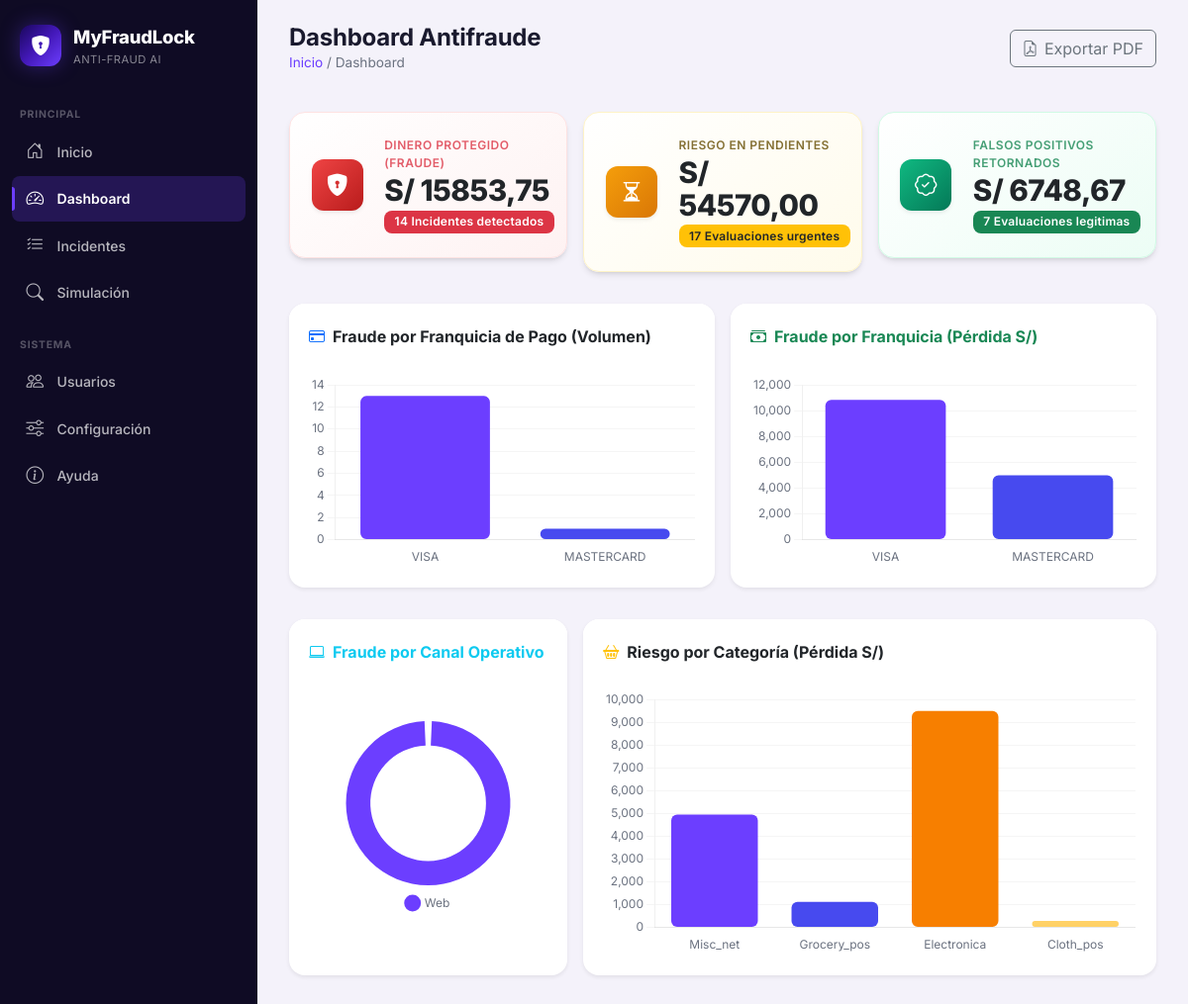
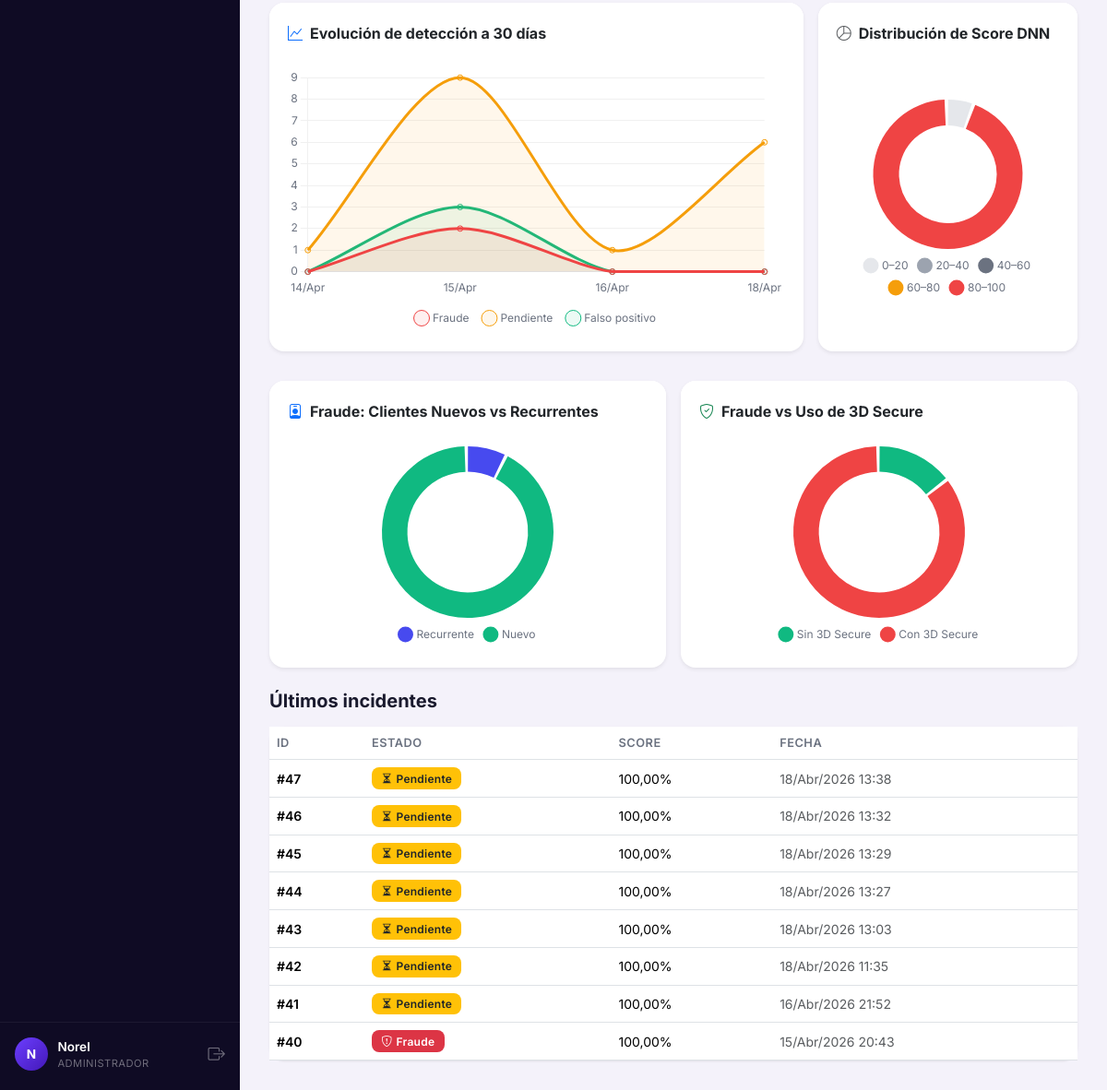
The page /api/dashboard/ (signed in) on the database as committed earlier (2 pictures, top to bottom).
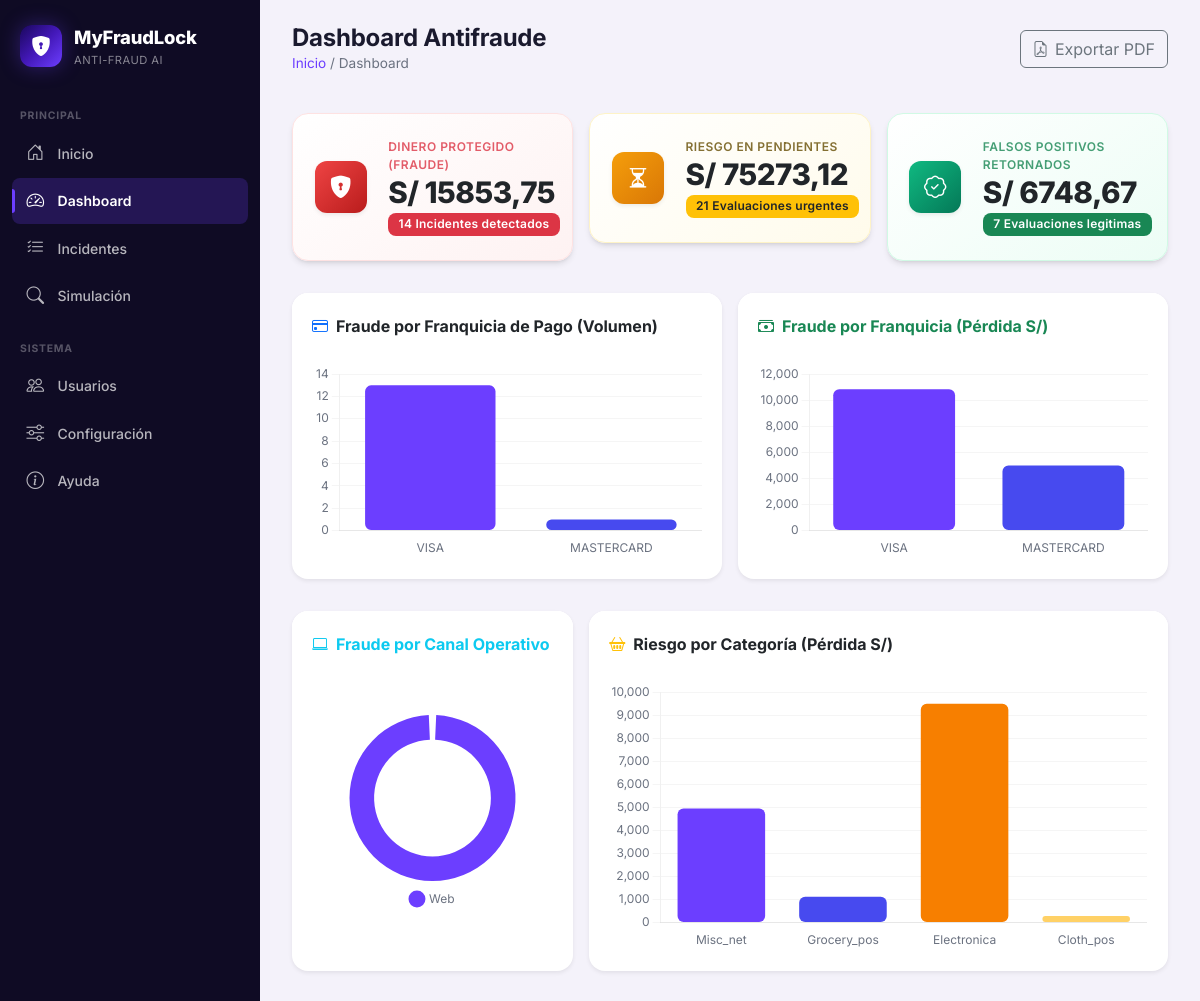
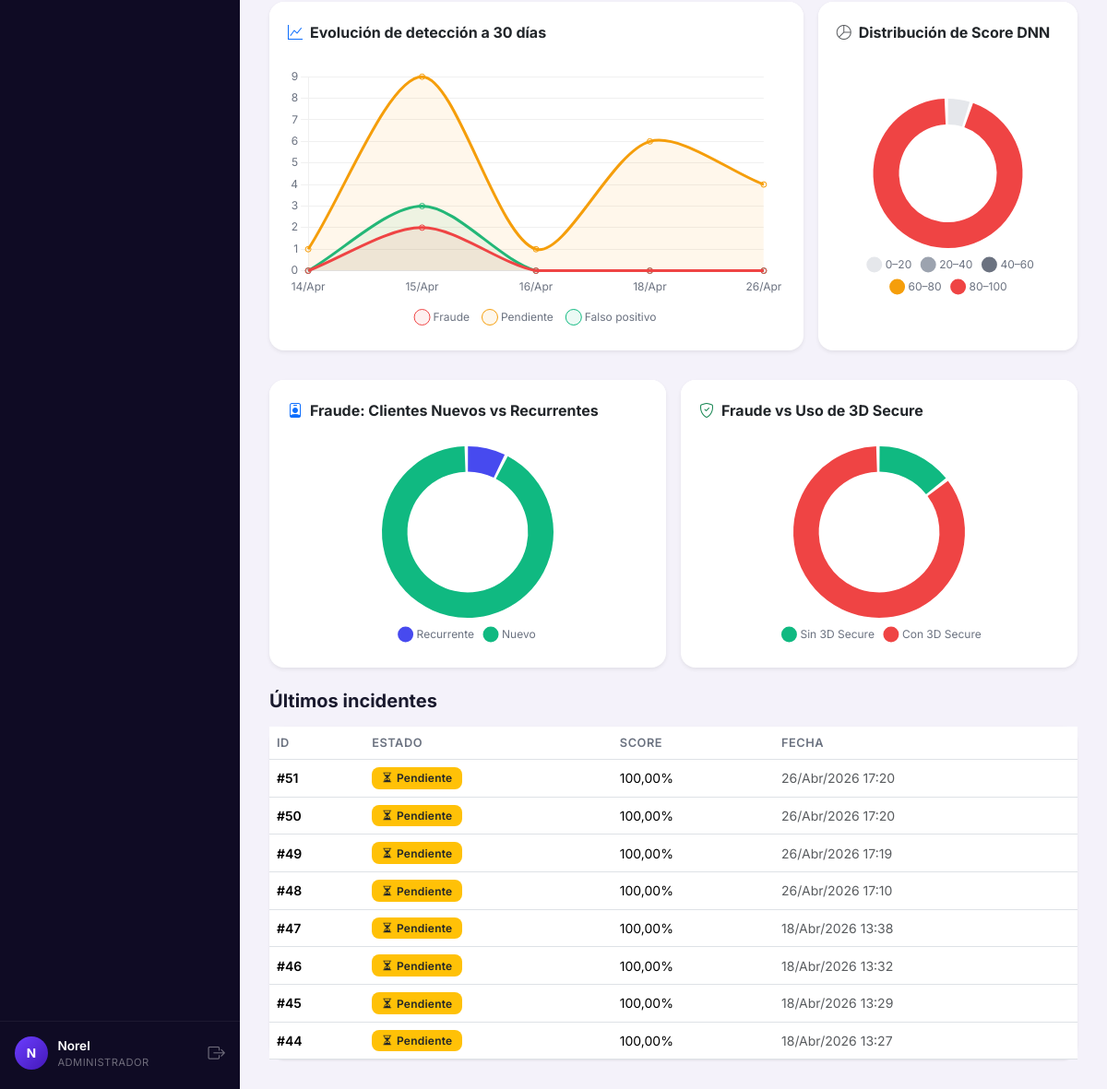
The same page on the database as committed later (2 pictures, top to bottom).
### api/models.py (models this page shows, shortened)
class Incidente(models.Model):
    id_incidente = models.AutoField(primary_key=True)
    gestionado_por = models.ForeignKey(
        'Usuario', on_delete=models.SET_NULL, null=True, blank=True,
        related_name='incidentes_gestionados'
    )
    id_transaccion = models.OneToOneField(
        'Transaccion', on_delete=models.CASCADE
    )
    comentario = models.TextField(null=True, blank=True)
    estado = models.CharField(max_length=20, default='Pendiente')
    es_fraude = models.BooleanField(default=False)
    fecha = models.DateTimeField(auto_now_add=True)
    score_riesgo = models.DecimalField(
        max_digits=5, decimal_places=2, null=True, blank=True
    )
    explicabilidad = models.JSONField(null=True, blank=True)

### api/views.py (the view)
# urls.py: path('dashboard/', dashboard_view, name='dashboard'),
@usuario_login_required
@require_roles('GERENTE')
def dashboard_view(request):
    pendientes_count = Incidente.objects.filter(estado="Pendiente").count()
    confirmados_qs = Incidente.objects.filter(estado="Fraude confirmado")
    falsos_qs = Incidente.objects.filter(estado="Falso positivo")
    confirmados = confirmados_qs.count()
    falsos = falsos_qs.count()
    dinero_protegido = confirmados_qs.aggregate(total=Sum('id_transaccion__importe'))['total'] or 0.0
    dinero_falso_pos = falsos_qs.aggregate(total=Sum('id_transaccion__importe'))['total'] or 0.0
    dinero_en_riesgo = Incidente.objects.filter(estado="Pendiente").aggregate(total=Sum('id_transaccion__importe'))['total'] or 0.0
    recientes = Incidente.objects.order_by("-fecha")[:8]
    qs_brand = (
        Incidente.objects.filter(estado="Fraude confirmado")
        .values("id_transaccion__card_brand")
        .annotate(n=Count("id_incidente"), total_monto=Sum("id_transaccion__importe"))
        .order_by("-n")
    )
    labels_brand = [(r["id_transaccion__card_brand"] or "Desconocida").upper() for r in qs_brand]
    data_brand = [r["n"] for r in qs_brand]
    data_brand_money = [float(r["total_monto"] or 0) for r in qs_brand]
    qs_channel = (
        Incidente.objects.filter(estado="Fraude confirmado")
        .values("id_transaccion__payment_channel")
        .annotate(n=Count("id_incidente"))
        .order_by("-n")
    )
    labels_channel = [(r["id_transaccion__payment_channel"] or "Web").capitalize() for r in qs_channel]
    data_channel = [r["n"] for r in qs_channel]
    qs_cat = (
        Incidente.objects.filter(estado="Fraude confirmado")
        .values("id_transaccion__category")
        .annotate(n=Count("id_incidente"), total_monto=Sum("id_transaccion__importe"))
        .order_by("-n")
    )
    labels_cat = [(r["id_transaccion__category"] or "Otros").capitalize() for r in qs_cat]
    data_cat = [r["n"] for r in qs_cat]
    data_cat_money = [float(r["total_monto"] or 0) for r in qs_cat]
    qs_new = (
        Incidente.objects.filter(estado="Fraude confirmado")
        .values("id_transaccion__is_new_customer")
        .annotate(n=Count("id_incidente"))
    )
    labels_newcust = []
    data_newcust = []
    for r in qs_new:
        labels_newcust.append("Nuevo" if r["id_transaccion__is_new_customer"] else "Recurrente")
        data_newcust.append(r["n"])
    qs_3ds = (
        Incidente.objects.filter(estado="Fraude confirmado")
        .values("id_transaccion__eci_code")
        .annotate(n=Count("id_incidente"))
    )
    labels_3ds = []
    data_3ds = []
    for r in qs_3ds:
        is_3ds = r["id_transaccion__eci_code"] in [2, 5]
        label = "Con 3D Secure" if is_3ds else "Sin 3D Secure"
        if label in labels_3ds:
            data_3ds[labels_3ds.index(label)] += r["n"]
        else:
            labels_3ds.append(label)
            data_3ds.append(r["n"])
    buckets = [(0, 20), (20, 40), (40, 60), (60, 80), (80, 100)]
    bucket_labels = ["0–20", "20–40", "40–60", "60–80", "80–100"]
    bucket_counts = []
    for lo, hi in buckets:
        if hi < 100:
            c = Incidente.objects.filter(score_riesgo__gte=lo, score_riesgo__lt=hi).count()
        else:
            c = Incidente.objects.filter(score_riesgo__gte=lo, score_riesgo__lte=hi).count()
        bucket_counts.append(c)
    tz_info = timezone.get_current_timezone()
    since = timezone.now() - timezone.timedelta(days=29)
    daily = (
        Incidente.objects.filter(fecha__date__gte=since.date())
        .annotate(d=TruncDate("fecha", tzinfo=tz_info))
        .values("d", "estado")
        .annotate(n=Count("id_incidente"))
        .order_by("d")
    )
    dates = sorted({row["d"] for row in daily})
    date_labels = [d.strftime("%d/%b") for d in dates]
    estados = ["Pendiente", "Fraude confirmado", "Falso positivo"]
    series = {e: [0] * len(dates) for e in estados}
    index = {d: i for i, d in enumerate(dates)}
    for row in daily:
        series[row["estado"]][index[row["d"]]] = row["n"]
    ctx = {
        "pendientes": pendientes_count,
        "confirmados": confirmados,
        "falsos": falsos,
        "dinero_protegido": round(dinero_protegido, 2),
        "dinero_falso_pos": round(dinero_falso_pos, 2),
        "dinero_en_riesgo": round(dinero_en_riesgo, 2),
        "recientes": recientes,
        "labels_brand": json.dumps(labels_brand),
        "data_brand": json.dumps(data_brand),
        "data_brand_money": json.dumps(data_brand_money),
        "labels_channel": json.dumps(labels_channel),
        "data_channel": json.dumps(data_channel),
        "labels_cat": json.dumps(labels_cat),
        "data_cat": json.dumps(data_cat),
        "data_cat_money": json.dumps(data_cat_money),
        "bucket_labels": json.dumps(bucket_labels),
        "bucket_counts": json.dumps(bucket_counts),
        "date_labels": json.dumps(date_labels),
        "serie_pendiente": json.dumps(series["Pendiente"]),
        "serie_fraude": json.dumps(series["Fraude confirmado"]),
        "serie_fp": json.dumps(series["Falso positivo"]),
        "labels_newcust": json.dumps(labels_newcust),
        "data_newcust": json.dumps(data_newcust),
        "labels_3ds": json.dumps(labels_3ds),
        "data_3ds": json.dumps(data_3ds),
    }
    return render(request, "api/dashboard.html", ctx)

### api/context_processors.py (called while the page is built)
def current_usuario(request):
    uid = request.session.get('usuario_id')
    usuario = None
    if uid:
        try:
            usuario = Usuario.objects.get(pk=uid, activo=True)
        except Usuario.DoesNotExist:
            pass
    return {"current_usuario": usuario}

### templates/api/dashboard.html (shortened to what the changed rows need)
{% extends "api/base.html" %}
{% load tz %}
{% block content %}
<div class="page-head animate-in">
    <div>
        <h1>Dashboard Antifraude</h1>
    </div>
</div>
<div class="row g-3 animate-in delay-1 mt-2">
    <div class="col-md-4">
        <div class="dash-kpi" style="background: linear-gradient(145deg, #ffffff, #fffbeb); border: 1px solid #fef3c7;">
            <div class="ms-2">
                <div class="dash-kpi-label text-warning-emphasis fw-semibold text-uppercase">Riesgo en Pendientes</div>
                <div class="dash-kpi-value text-dark">S/ {{ dinero_en_riesgo|default:"0.00" }}</div>
                <span class="badge bg-warning text-dark mt-1">{{ pendientes }} Evaluaciones urgentes</span>
            </div>
        </div>
    </div>
</div>
<div class="row g-3 mt-3 animate-in delay-2">
    <div class="col-lg-6">
        <div class="card border-0 shadow-sm" style="border-radius: var(--radius-lg);">
            <div class="card-body"><canvas id="chartBrandVol" height="150"></canvas></div>
        </div>
    </div>
    <div class="col-lg-6">
        <div class="card border-0 shadow-sm" style="border-radius: var(--radius-lg);">
            <div class="card-body"><canvas id="chartBrandMoney" height="150"></canvas></div>
        </div>
    </div>
</div>
<div class="row g-3 mt-3 animate-in delay-3">
    <div class="col-lg-4">
        <div class="card border-0 shadow-sm h-100" style="border-radius: var(--radius-lg);">
            <div class="card-body d-flex justify-content-center align-items-center pb-4">
                <canvas id="chartChannel" style="max-height:200px"></canvas>
            </div>
        </div>
    </div>
    <div class="col-lg-8">
        <div class="card border-0 shadow-sm h-100" style="border-radius: var(--radius-lg);">
            <div class="card-body"><canvas id="chartCategory" height="150"></canvas></div>
        </div>
    </div>
</div>
<div class="row g-3 mt-3 animate-in delay-4">
    <div class="col-lg-8">
        <div class="card border-0 shadow-sm" style="border-radius: var(--radius-lg);">
            <div class="card-body"><canvas id="chartTrend" height="160"></canvas></div>
        </div>
    </div>
    <div class="col-lg-4">
        <div class="card h-100 border-0 shadow-sm" style="border-radius: var(--radius-lg);">
            <div class="card-body d-flex justify-content-center align-items-center">
                <canvas id="chartScore" style="max-height:220px"></canvas>
            </div>
        </div>
    </div>
</div>
<div class="row g-3 mt-3 animate-in delay-4">
    <div class="col-lg-6">
        <div class="card border-0 shadow-sm" style="border-radius: var(--radius-lg);">
            <div class="card-body d-flex justify-content-center align-items-center">
                <canvas id="chartNewCust" style="max-height:220px"></canvas>
            </div>
        </div>
    </div>
    <div class="col-lg-6">
        <div class="card border-0 shadow-sm" style="border-radius: var(--radius-lg);">
            <div class="card-body d-flex justify-content-center align-items-center">
                <canvas id="chart3ds" style="max-height:220px"></canvas>
            </div>
        </div>
    </div>
</div>
<div class="mt-4 animate-in delay-4">
    <h2 class="h5 mb-3 fw-bold">Últimos incidentes</h2>
    <div class="card">
        <div class="table-responsive">
            <table class="table table-hover align-middle mb-0">
                <thead>
                <tr>
                    <th>ID</th>
                    <th>Estado</th>
                    <th>Score</th>
                    <th>Fecha</th>
                </tr>
                </thead>
                <tbody>
                {% for i in recientes %}
                    <tr>
                        <td class="fw-semibold">#{{ i.id_incidente }}</td>
                        <td>
                            {% if i.estado == "Fraude confirmado" %}
                                <span class="badge bg-danger"><i class="bi bi-shield-exclamation me-1"></i>Fraude</span>
                            {% elif i.estado == "Falso positivo" %}
                                <span class="badge bg-success"><i class="bi bi-patch-check me-1"></i>Falso positivo</span>
                            {% else %}
                                <span class="badge bg-warning text-dark"><i class="bi bi-hourglass-split me-1"></i>Pendiente</span>
                            {% endif %}
                        </td>
                        <td>{{ i.score_riesgo }}%</td>
                        <td class="text-muted">{% localtime on %}{{ i.fecha|date:"d/M/Y H:i" }}{% endlocaltime %}</td>
                    </tr>
                {% empty %}
                    <tr><td colspan="4" class="text-center text-muted py-4">No hay incidentes.</td></tr>
                {% endfor %}
                </tbody>
            </table>
        </div>
    </div>
</div>
{% endblock %}

Rows that differ between the two databases and show on the page:
no longer on this page (row unchanged): Incidente: id_incidente "43", estado "Pendiente" (drawn), score_riesgo "100,00", fecha "18/Abr/2026 13:03"
no longer on this page (row unchanged): Incidente: id_incidente "42", estado "Pendiente" (drawn), score_riesgo "100,00", fecha "18/Abr/2026 11:35"
no longer on this page (row unchanged): Incidente: id_incidente "41", estado "Pendiente" (drawn), score_riesgo "100,00", fecha "16/Abr/2026 21:52"
no longer on this page (row unchanged): Incidente: id_incidente "40", shows "Fraude", score_riesgo "100,00", fecha "15/Abr/2026 20:43"
added Incidente: id_incidente "51", estado "Pendiente" (drawn), score_riesgo "100,00", fecha "26/Abr/2026 17:20"
added Incidente: id_incidente "50", estado "Pendiente" (drawn), score_riesgo "100,00", fecha "26/Abr/2026 17:20"
added Incidente: id_incidente "49", estado "Pendiente" (drawn), score_riesgo "100,00", fecha "26/Abr/2026 17:19"
added Incidente: id_incidente "48", estado "Pendiente" (drawn), score_riesgo "100,00", fecha "26/Abr/2026 17:10"
Other text that changed with them:
{{ dinero_en_riesgo|default:"0.00" }}: "54570,00" → "75273,12"
{{ pendientes }}: "17" → "21"
chart data {{ bucket_counts|escapejs }}: [2, 0, 0, 0, 36] → [2, 0, 0, 0, 40]
chart data {{ serie_pendiente|escapejs }}: [1, 9, 1, 6] → [1, 9, 1, 6, 4]
chart data {{ serie_fraude|escapejs }}: [0, 2, 0, 0] → [0, 2, 0, 0, 0]
chart data {{ serie_fp|escapejs }}: [0, 3, 0, 0] → [0, 3, 0, 0, 0]
